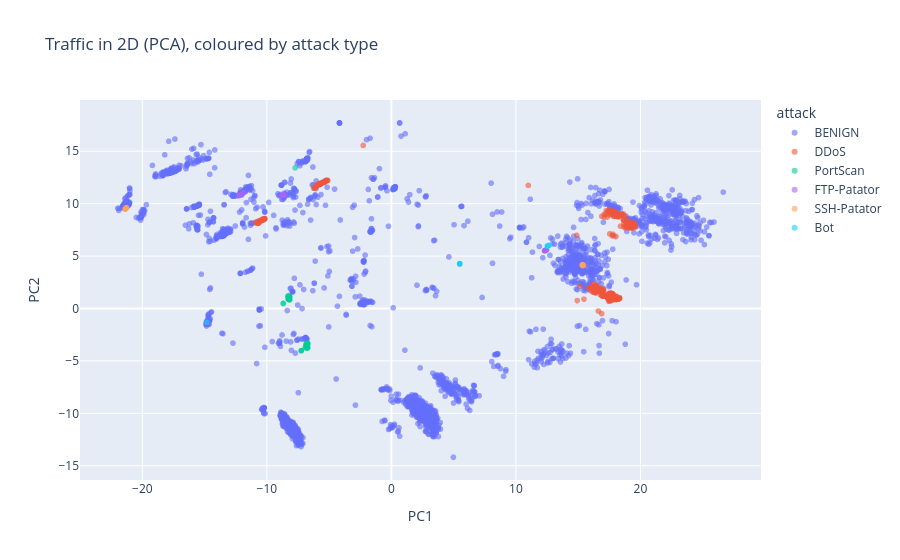

Notebook code for this chart:
### Markdown cell above
1.High-Volume Attacks are Easy to Detect like DDOs :Successfully detected by almost all models 
2.PortScan: Perfect detection.
    
Targeted Brute-Force Attacks Show Mixed Results
3.FTP-Patator: Autoencoder achieves perfect detection (1.00), while LOF reaches 0.53 and PCA gets 0.30. Isolation Forest and OneClassSVM completely fail to catch it (0.01).
4.SSH-Patator: LOF dominates here with a 0.97 detection rate. Other models struggles.

5.Bot Traffic is Hardest to Detect

### Code cell
viz = PCA(n_components=2, random_state=42).fit(X_train)
sub = np.random.choice(len(X_test), 5000, replace=False)
Z = viz.transform(X_test[sub])

df_plot = pd.DataFrame({'PC1': Z[:,0], 'PC2': Z[:,1],
                        'attack': attack_type[sub],
                        'score': s_te[sub]})
fig = px.scatter(df_plot, x='PC1', y='PC2', color='attack',
                 hover_data=['score'], opacity=0.6,
                 title='Traffic in 2D (PCA), coloured by attack type')
fig.show()
fig.write_html('pca_scatter_interactive.html', include_plotlyjs='cdn')

### Figure 1 — Plotly figure (JSON) as saved in the notebook; plotly's stock layout.template omitted (floating-point values rounded to 4 significant figures; data arrays with more than 128 entries replaced by an {"elided": "..."} marker saying what was removed)
{"data": [{"customdata": {"elided": "3688x1 float values"}, "hovertemplate": "attack=BENIGN<br>PC1=%{x}<br>PC2=%{y}<br>score=%{customdata[0]}<extra></extra>", "legendgroup": "BENIGN", "marker": {"color": "#636efa", "opacity": 0.6, "symbol": "circle"}, "mode": "markers", "name": "BENIGN", "showlegend": true, "type": "scattergl", "x": {"elided": "3688 float values"}, "xaxis": "x", "y": {"elided": "3688 float values"}, "yaxis": "y"}, {"customdata": {"elided": "585x1 float values"}, "hovertemplate": "attack=DDoS<br>PC1=%{x}<br>PC2=%{y}<br>score=%{customdata[0]}<extra></extra>", "legendgroup": "DDoS", "marker": {"color": "#EF553B", "opacity": 0.6, "symbol": "circle"}, "mode": "markers", "name": "DDoS", "showlegend": true, "type": "scattergl", "x": {"elided": "585 float values"}, "xaxis": "x", "y": {"elided": "585 float values"}, "yaxis": "y"}, {"customdata": {"elided": "657x1 float values"}, "hovertemplate": "attack=PortScan<br>PC1=%{x}<br>PC2=%{y}<br>score=%{customdata[0]}<extra></extra>", "legendgroup": "PortScan", "marker": {"color": "#00cc96", "opacity": 0.6, "symbol": "circle"}, "mode": "markers", "name": "PortScan", "showlegend": true, "type": "scattergl", "x": {"elided": "657 float values"}, "xaxis": "x", "y": {"elided": "657 float values"}, "yaxis": "y"}, {"customdata": [[0.3392], [0.3099], [0.6469], [0.3344], [0.6462], [0.3392], [0.3099], [0.6501], [0.6462], [0.3099], [0.6477], [0.653], [0.3401], [0.6492], [0.6498], [0.3365], [0.3155], [0.3155], [0.6532], [0.3099], [0.6463], [0.6487], [0.6515], [0.3373], [0.6538], [0.346], [0.6465], [0.3397], [0.3431], [0.3385], [0.3397], [0.3433], [0.3099], [0.6489], [0.3396]], "hovertemplate": "attack=FTP-Patator<br>PC1=%{x}<br>PC2=%{y}<br>score=%{customdata[0]}<extra></extra>", "legendgroup": "FTP-Patator", "marker": {"color": "#ab63fa", "opacity": 0.6, "symbol": "circle"}, "mode": "markers", "name": "FTP-Patator", "showlegend": true, "type": "scattergl", "x": [12.32, -12.22, -8.721, 12.37, -8.728, 12.32, -12.22, -8.677, -8.778, -12.22, -8.7, -8.646, 12.34, -8.691, -8.675, 12.29, -11.9, -11.87, -8.644, -12.22, -8.725, -8.69, -8.662, 12.37, -8.64, 12.46, -8.721, 12.33, 12.44, 12.32, 12.4, 12.44, -12.22, -8.689, 12.33], "xaxis": "x", "y": [5.515, 10.79, 10.81, 5.526, 10.82, 5.522, 10.79, 10.82, 10.79, 10.79, 10.83, 10.83, 5.518, 10.82, 10.83, 5.493, 11.04, 11.06, 10.82, 10.79, 10.82, 10.82, 10.83, 5.541, 10.83, 5.594, 10.82, 5.524, 5.584, 5.514, 5.576, 5.58, 10.79, 10.82, 5.517], "yaxis": "y"}, {"customdata": [[0.2031], [0.2755], [0.1821], [0.2005], [0.1789], [0.1955], [0.2935], [0.274], [0.1849], [0.1856], [0.1801], [0.2655], [0.1959], [0.2728], [0.2709], [0.1863], [0.1849], [0.1786], [0.3087], [0.1834], [0.2767], [0.1964], [0.279], [0.3028], [0.1809], [0.1799]], "hovertemplate": "attack=SSH-Patator<br>PC1=%{x}<br>PC2=%{y}<br>score=%{customdata[0]}<extra></extra>", "legendgroup": "SSH-Patator", "marker": {"color": "#FFA15A", "opacity": 0.6, "symbol": "circle"}, "mode": "markers", "name": "SSH-Patator", "showlegend": true, "type": "scattergl", "x": [-21.38, 15.35, -21.3, -21.38, -21.28, -21.36, 15.38, 15.34, -21.31, -21.32, -21.29, 15.34, -21.36, 15.34, 15.34, -21.32, -21.31, -21.28, 15.43, -21.31, 15.33, -21.36, 15.35, 15.39, -21.3, -21.29], "xaxis": "x", "y": [9.473, 4.167, 9.573, 9.486, 9.605, 9.508, 4.106, 4.13, 9.553, 9.549, 9.59, 4.096, 9.507, 4.138, 4.156, 9.545, 9.553, 9.608, 4.109, 9.563, 4.164, 9.506, 4.171, 4.158, 9.583, 9.593], "yaxis": "y"}, {"customdata": [[0.04155], [0.009385], [0.03967], [0.2407], [0.2413], [0.04187], [0.04167], [0.04256], [0.241]], "hovertemplate": "attack=Bot<br>PC1=%{x}<br>PC2=%{y}<br>score=%{customdata[0]}<extra></extra>", "legendgroup": "Bot", "marker": {"color": "#19d3f3", "opacity": 0.6, "symbol": "circle"}, "mode": "markers", "name": "Bot", "showlegend": true, "type": "scattergl", "x": [12.58, -14.82, 12.69, 5.488, 5.489, 12.59, 12.55, 12.52, 5.486], "xaxis": "x", "y": [5.966, -1.319, 6.03, 4.277, 4.28, 5.981, 5.968, 5.959, 4.276], "yaxis": "y"}], "layout": {"legend": {"title": {"text": "attack"}, "tracegroupgap": 0}, "title": {"text": "Traffic in 2D (PCA), coloured by attack type"}, "xaxis": {"anchor": "y", "domain": [0, 1], "title": {"text": "PC1"}}, "yaxis": {"anchor": "x", "domain": [0, 1], "title": {"text": "PC2"}}}}
